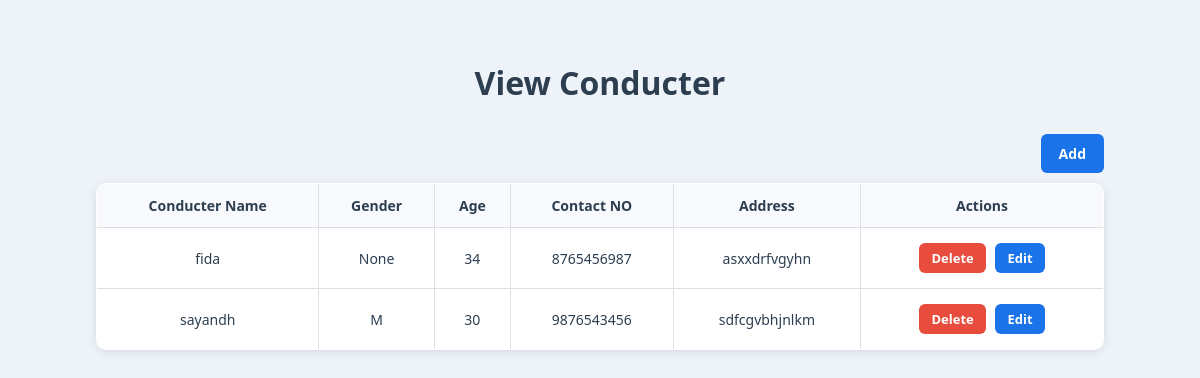
/ViewConducter, run on the app's committed database.
### BuzbeeApp/models.py (models this page shows)
class CondoctorTable(models.Model):
    LOGIN = models.ForeignKey(LoginTable, on_delete=models.CASCADE,blank=True,null=True)
    OWNER = models.ForeignKey(OwnerTable, on_delete=models.CASCADE,blank=True,null=True)
    Name = models.CharField(max_length=30,blank=True,null=True)
    Age = models.IntegerField(blank=True,null=True)
    Contact_NO = models.BigIntegerField(blank=True,null=True)
    Gender = models.CharField(max_length=2,blank=True,null=True)
    Address = models.CharField(max_length=50,blank=True,null=True)

### BuzbeeApp/views.py (the view)
# urls.py: path('ViewConducter',ViewConducter.as_view(),name="ViewConducter"),
class ViewConducter(View):
    def get(self,request):
        obj=CondoctorTable.objects.all()
        return render(request,"owner/viewconducter.html",{'val':obj})

### templates/owner/viewconducter.html (shortened to what this page needs)
<!DOCTYPE html>
<html lang="en">
<head>
</head>
<body>
    <h1>View Conducter</h1>
    <div class="table-container">
        <div class="table-header">
            <a href="/AddConducter" class="btn-add">Add</a>
        </div>
        <table>
            <tr>
                <th>Conducter Name</th>
                <th>Gender</th>
                <th>Age</th>
                <th>Contact NO</th>
                <th>Address</th>
                <th>Actions</th>
            </tr>
            {% for i in val %}
            <tr>
                <td>{{ i.Name }}</td>
                <td>{{ i.Gender }}</td>
                <td>{{ i.Age }}</td>
                <td>{{ i.Contact_NO }}</td>
                <td>{{ i.Address }}</td>
                <td>
                    <a href="/DeleteConducter/{{ i.LOGIN.id }}" class="btn btn-delete">Delete</a>
                    <a href="/EditConducter/{{ i.id }}" class="btn btn-edit">Edit</a>
                </td>
            </tr>
            {% endfor %}
        </table>
    </div>
</body>
</html>

### templates/owner/viewconducter.html (style rules this page uses)
body { font-family: "Segoe UI", Arial, sans-serif; background: #eef3f9; margin: 0; padding: 40px; color: #333; }
h1 { text-align: center; color: #2c3e50; margin-bottom: 30px; }
.table-container { width: 90%; margin: auto; }
.table-header { display: flex; justify-content: flex-end; margin-bottom: 10px; }
.btn-add { background: #1a73e8; color: #fff; padding: 10px 18px; border-radius: 6px; font-size: 14px; font-weight: 600; text-decoration: none; transition: all 0.3s ease; }
table { width: 100%; background: #fff; border-collapse: collapse; border-radius: 10px; overflow: hidden; box-shadow: 0 2px 8px rgba(0,0,0,0.1); border: 1px solid #dcdfe3; }
th, td { padding: 12px 10px; font-size: 14px; color: #2c3e50; border: 1px solid #dcdfe3; text-align: center; }
th { background: #f7f9fc; font-weight: 600; }
.btn { padding: 6px 12px; border-radius: 6px; font-size: 13px; font-weight: 600; text-decoration: none; margin: 3px; display: inline-block; transition: all 0.3s ease; }
.btn-delete { background: #e74c3c; color: #fff; }
.btn-edit { background: #1a73e8; color: #fff; }

### data on the page
CondoctorTable: Name "fida", Gender "None", Age "34", Contact_NO "8765456987", Address "asxxdrfvgyhn"
CondoctorTable: Name "sayandh", Gender "M", Age "30", Contact_NO "9876543456", Address "sdfcgvbhjnlkm"
